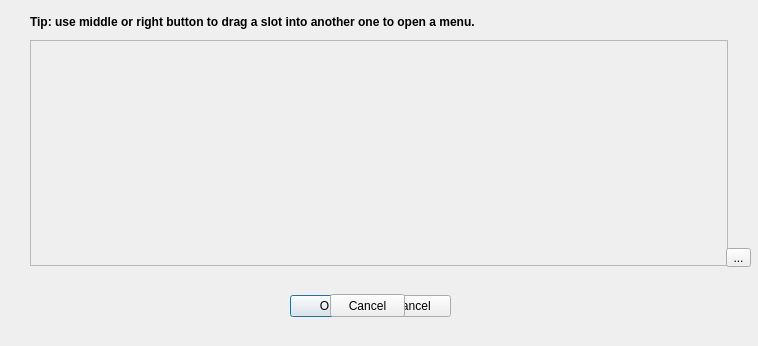
<?xml version="1.0" encoding="UTF-8"?>
<ui version="4.0">
 <class>CssDialog</class>
 <widget class="QDialog" name="CssDialog">
  <property name="geometry">
   <rect>
    <x>0</x>
    <y>0</y>
    <width>758</width>
    <height>346</height>
   </rect>
  </property>
  <property name="windowTitle">
   <string>Dialog</string>
  </property>
  <widget class="QDialogButtonBox" name="buttonBox">
   <property name="geometry">
    <rect>
     <x>290</x>
     <y>290</y>
     <width>161</width>
     <height>32</height>
    </rect>
   </property>
   <property name="orientation">
    <enum>Qt::Horizontal</enum>
   </property>
   <property name="standardButtons">
    <set>QDialogButtonBox::Cancel|QDialogButtonBox::Ok</set>
   </property>
   <property name="centerButtons">
    <bool>true</bool>
   </property>
  </widget>
  <widget class="QScrollArea" name="scrollArea">
   <property name="geometry">
    <rect>
     <x>30</x>
     <y>40</y>
     <width>698</width>
     <height>226</height>
    </rect>
   </property>
   <property name="widgetResizable">
    <bool>true</bool>
   </property>
   <widget class="QWidget" name="scrollAreaWidgetContents">
    <property name="geometry">
     <rect>
      <x>0</x>
      <y>0</y>
      <width>696</width>
      <height>224</height>
     </rect>
    </property>
    <layout class="QGridLayout" name="gridLayout">
     <property name="leftMargin">
      <number>0</number>
     </property>
     <property name="topMargin">
      <number>0</number>
     </property>
     <property name="rightMargin">
      <number>0</number>
     </property>
     <property name="bottomMargin">
      <number>0</number>
     </property>
     <property name="spacing">
      <number>0</number>
     </property>
    </layout>
   </widget>
  </widget>
  <widget class="QPushButton" name="cancelButton">
   <property name="geometry">
    <rect>
     <x>330</x>
     <y>294</y>
     <width>75</width>
     <height>23</height>
    </rect>
   </property>
   <property name="text">
    <string>Cancel</string>
   </property>
  </widget>
  <widget class="QToolButton" name="addButton">
   <property name="geometry">
    <rect>
     <x>726</x>
     <y>248</y>
     <width>25</width>
     <height>19</height>
    </rect>
   </property>
   <property name="text">
    <string>...</string>
   </property>
   <property name="icon">
    <iconset resource="../xv2ins/resources.qrc">
     <normaloff>:/add.png</normaloff>:/add.png</iconset>
   </property>
  </widget>
  <widget class="QLabel" name="tipLabel">
   <property name="geometry">
    <rect>
     <x>30</x>
     <y>14</y>
     <width>461</width>
     <height>16</height>
    </rect>
   </property>
   <property name="text">
    <string>&lt;html&gt;&lt;head/&gt;&lt;body&gt;&lt;p&gt;&lt;span style=&quot; font-weight:600;&quot;&gt;Tip: use middle or right button to drag a slot into another one to open a menu.&lt;/span&gt;&lt;/p&gt;&lt;/body&gt;&lt;/html&gt;</string>
   </property>
  </widget>
 </widget>
 <resources>
  <include location="../xv2ins/resources.qrc"/>
 </resources>
 <connections>
  <connection>
   <sender>buttonBox</sender>
   <signal>accepted()</signal>
   <receiver>CssDialog</receiver>
   <slot>accept()</slot>
   <hints>
    <hint type="sourcelabel">
     <x>248</x>
     <y>254</y>
    </hint>
    <hint type="destinationlabel">
     <x>157</x>
     <y>274</y>
    </hint>
   </hints>
  </connection>
  <connection>
   <sender>buttonBox</sender>
   <signal>rejected()</signal>
   <receiver>CssDialog</receiver>
   <slot>reject()</slot>
   <hints>
    <hint type="sourcelabel">
     <x>316</x>
     <y>260</y>
    </hint>
    <hint type="destinationlabel">
     <x>286</x>
     <y>274</y>
    </hint>
   </hints>
  </connection>
 </connections>
</ui>
